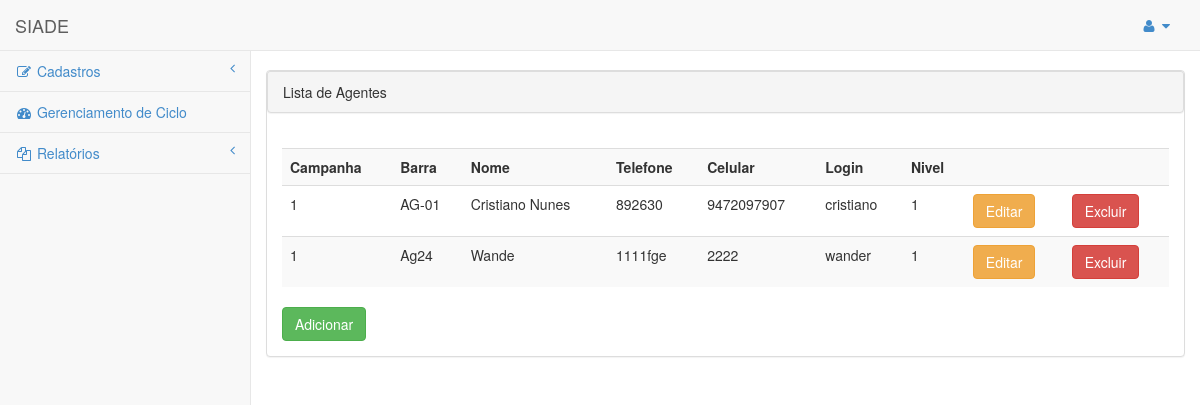
/agente_listar.php (signed in), run on the app's committed database.
### tables this page shows
CREATE TABLE IF NOT EXISTS `agentes` (
  `id` int(11) NOT NULL AUTO_INCREMENT,
  `Campanha_idCampanha` int(11) NOT NULL,
  `barra` varchar(45) NOT NULL,
  `nome` varchar(45) NOT NULL,
  `telefone` varchar(45) NOT NULL,
  `celular` varchar(45) DEFAULT NULL,
  `sexo` varchar(45) NOT NULL,
  `login` varchar(50) NOT NULL,
  `senha` varchar(255) NOT NULL,
  `Nivel_IdNivel` int(11) NOT NULL,
  PRIMARY KEY (`id`),
  KEY `fk_Agente_Campanha1_idx` (`Campanha_idCampanha`),
  KEY `fk_Agente_Nivel1_idx` (`Nivel_IdNivel`)
);

### agente_listar.php (the view, shortened to what this page needs)
<!DOCTYPE html>
<html>
<head>
    <link href="css/bootstrap.min.css" rel="stylesheet">
    <link href="font-awesome/css/font-awesome.css" rel="stylesheet">
    <link href="css/plugins/morris/morris-0.4.3.min.css" rel="stylesheet">
    <link href="css/plugins/timeline/timeline.css" rel="stylesheet">
    <link href="css/sb-admin.css" rel="stylesheet">
</head>
<body>
    <div id="wrapper">
        <nav class="navbar navbar-default navbar-fixed-top" role="navigation" style="margin-bottom: 0">
            <div class="navbar-header">
                <a class="navbar-brand" href="principal.php">SIADE</a>
            </div>
            <ul class="nav navbar-top-links navbar-right">
                <li class="dropdown">
                    <a class="dropdown-toggle" data-toggle="dropdown" href="#">
                        <i class="fa fa-user fa-fw"></i>  <i class="fa fa-caret-down"></i>
                    </a>
                </li>
            </ul>
            <div id="menu" class="navbar-default navbar-static-side" role="navigation">
                <div class="sidebar-collapse">
                    <ul class="nav" id="side-menu">
                        <li>
                            <a href="#"><i class="fa fa-edit fa-fw"></i> Cadastros<span class="fa arrow"></span></a>
                        </li>
                        <li>
                            <a href="gerenciamentociclo.php"><i class="fa fa-dashboard fa-fw"></i> Gerenciamento de Ciclo</a>
                        </li>
                        <li>
                            <a href="#"><i class="fa fa-files-o fa-fw"></i> Relatórios<span class="fa arrow"></span></a>
                        </li>
                </div>
            </div>
        </nav>
    </div>
    <div id="page-wrapper">
        <br />
        <div class="row">
        <div class="panel panel-default">
            <div class="panel panel-heading">
                Lista de Agentes
            </div>
            <div class="panel-body">
                <div class="table-responsive">
        <?php
            echo "<table class='table table-striped'>";
            echo "<tr>";
            echo "<td><b>Campanha</b></td>";
            echo "<td><b>Barra</b></td>";
            echo "<td><b>Nome</b></td>";
            echo "<td><b>Telefone</b></td>";
            echo "<td><b>Celular</b></td>";
            echo "<td><b>Login</b></td>";
            echo "<td><b>Nivel</b></td>";
            echo "<td></td>";
            echo "<td></td>";
            echo "</tr>";
            $result = mysql_query("SELECT * FROM `agentes`") or trigger_error(mysql_error());
            while($row = mysql_fetch_array($result)){
            foreach($row AS $key => $value) { $row[$key] = stripslashes($value); }
            echo "<tr>";
            echo "<td valign='top'>" . nl2br( $row['Campanha_idCampanha']) . "</td>";
            echo "<td valign='top'>" . nl2br( $row['barra']) . "</td>";
            echo "<td valign='top'>" . nl2br( $row['nome']) . "</td>";
            echo "<td valign='top'>" . nl2br( $row['telefone']) . "</td>";
            echo "<td valign='top'>" . nl2br( $row['celular']) . "</td>";
            echo "<td valign='top'>" . nl2br( $row['login']) . "</td>";
            echo "<td valign='top'>" . nl2br( $row['Nivel_IdNivel']) . "</td>";
            echo "<td valign='top'><a class='btn btn-warning' href=agente_editar.php?id={$row['id']}>Editar</a></td><td><a class='btn btn-danger' href=agente_deletar.php?id={$row['id']}>Excluir</a></td> ";
            echo "</tr>";
            }
            echo "</table>";
        ?>
        <a href="agente.php" class="btn btn-success">Adicionar</a>
                    </div>
                </div>
            </div>
        </div>
    </div>
</body>
</html>

### css/sb-admin.css (style rules this page uses)
body { padding-top: 100px; background-color: #f8f8f8; }
@media (min-width:768px) { body { padding-top: 50px; } }
#wrapper { width: 100%; }
#page-wrapper { padding: 0 15px; min-height: 568px; background-color: #fff; }
@media (min-width:768px) { #page-wrapper { position: inherit; margin: 0 0 0 250px; padding: 0 30px; min-height: 1300px; border-left: 1px solid #e7e7e7; } }
.navbar-top-links li { display: inline-block; }
.navbar-top-links li:last-child { margin-right: 15px; }
.navbar-top-links li a { padding: 15px; min-height: 50px; }
.navbar-static-side ul li { border-bottom: 1px solid #e7e7e7; }
.arrow { float: right; }
.fa.arrow:before { content: "\f104"; }
@media (min-width:768px) { .navbar-static-side { z-index: 1; position: absolute; width: 250px; margin-top: 51px; } }

### data on the page
agentes: Campanha_idCampanha "1", barra "AG-01", nome "Cristiano Nunes", telefone "892630", celular "9472097907", login "cristiano", Nivel_IdNivel "1"
agentes: Campanha_idCampanha "1", barra "Ag24", nome "Wande", telefone "1111fge", celular "2222", login "wander", Nivel_IdNivel "1"
